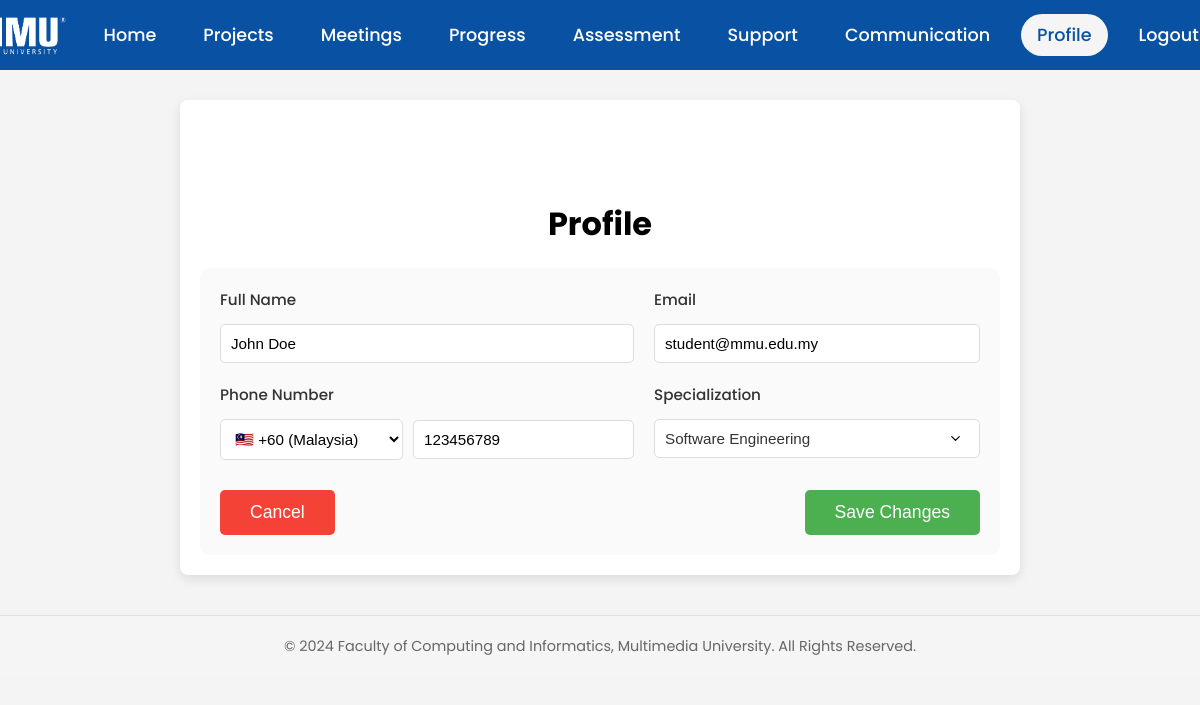
/pages/profile/profile-page.php (signed in), run on the app's committed database.
### pages/profile/profile-page.php (the view, shortened to what this page needs)
<?php
require_once '../../components/navbar.php';
$conn = OpenCon();
$user_id = $_SESSION['user_id'];
$stmt = $conn->prepare("SELECT full_name, email, role, country_code, phone_number FROM users WHERE user_id = ?");
$stmt->bind_param("i", $user_id);
$stmt->execute();
$result = $stmt->get_result();
$user_data = $result->fetch_assoc();
if ($user_data['role'] === 'student') {
    $stmt = $conn->prepare("SELECT matric_number as student_id, course as specialization FROM students WHERE student_id = ?");
    $stmt->bind_param("i", $user_id);
    $stmt->execute();
    $result = $stmt->get_result();
    if ($student_data = $result->fetch_assoc()) {
        $user_data = array_merge($user_data, $student_data);
    }
}
?>
<!DOCTYPE html>
<html lang="en">
<head>
    <link rel="stylesheet" href="../../index.css">
    <link rel="stylesheet" href="./profile-page.css">
    <link href="https://cdnjs.cloudflare.com/ajax/libs/font-awesome/6.0.0/css/all.min.css" rel="stylesheet">
</head>
<body>
<?php echo getNavbar('profile'); ?>
    <div class="section content-section" id="profile">
        <h2>Profile</h2>
        <div class="profile-container">
            <form class="profile-form">
                <div class="form-grid">
                    <div class="form-group">
                        <label for="fullName">Full Name</label>
                        <input type="text" id="fullName" name="full_name" value="<?php echo htmlspecialchars($user_data['full_name']); ?>">
                    </div>
                    <div class="form-group">
                        <label for="email">Email</label>
                        <input type="email" id="email" name="email" value="<?php echo htmlspecialchars($user_data['email']); ?>">
                    </div>
                    <div class="form-group">
                        <label for="phone">Phone Number</label>
                        <div class="phone-input-group">
                            <select name="country_code" id="country_code">
                                <option value="+60" <?php echo ($user_data['country_code'] === '+60') ? 'selected' : ''; ?>>🇲🇾 +60 (Malaysia)</option>
                            </select>
                            <input type="text" name="phone_number" id="phone" value="<?php echo htmlspecialchars($user_data['phone_number'] ?? ''); ?>" pattern="^\d+$" title="Enter only digits">
                        </div>
                    </div>
                    <div class="form-group">
                        <label for="specialization">Specialization</label>
                        <select name="specialization" id="specialization" <?php echo $user_data['role'] !== 'student' ? 'disabled' : ''; ?>>
                            <option value="SE" <?php echo ($user_data['specialization'] ?? '') === 'SE' ? 'selected' : ''; ?>>Software Engineering</option>
                        </select>
                    </div>
                </div>
                <div class="form-actions">
                    <button type="button" class="cancel-btn" onclick="resetForm()">Cancel</button>
                    <button type="button" class="save-btn" onclick="updateProfile()">Save Changes</button>
                </div>
            </form>
        </div>
    </div>
    <footer>
        <p>&copy; 2024 Faculty of Computing and Informatics, Multimedia University. All Rights Reserved.</p>
    </footer>
</body>
</html>

### index.css (style rules this page uses)
body { font-family: 'Poppins', sans-serif; margin: 0; padding: 0; min-height: 100vh; background-color: #F7F9FC; }
.content-section { padding-top: 80px; }
#profile.content-section { padding-top: 80px; }
footer { text-align: center; padding: 20px; margin-top: 40px; background-color: #f5f5f5; border-top: 1px solid #e0e0e0; }
footer p { margin: 0; color: #666; font-size: 0.9rem; }

### pages/profile/profile-page.css (style rules this page uses)
body { font-family: 'Poppins', sans-serif; margin: 0; padding: 0; background-color: #f4f4f4; color: black; }
h2 { font-size: 2em; margin: 20px 0; text-align: center; }
.section { max-width: 800px; margin: 20px auto; margin-top: 100px; padding: 20px; background-color: #fff; border-radius: 8px; box-shadow: 0px 4px 12px rgba(0, 0, 0, 0.1); }
.profile-container { width: 100%; }
.profile-form { max-width: 800px; margin: 0 auto; padding: 20px; background-color: #fafafa; border-radius: 10px; }
.form-grid { display: grid; grid-template-columns: 1fr 1fr; gap: 20px; }
.form-group { display: flex; flex-direction: column; }
.form-group label { font-size: 1em; margin-bottom: 5px; }
.form-group input { padding: 10px; font-size: 1em; border: 1px solid #ddd; border-radius: 5px; background-color: #fff; }
.form-actions { display: flex; justify-content: space-between; margin-top: 30px; }
.cancel-btn, .save-btn { padding: 12px 30px; font-size: 1.1em; border: none; border-radius: 5px; cursor: pointer; }
.cancel-btn { background-color: #f44336; color: white; }
.save-btn { background-color: #4CAF50; color: white; }
.profile-container { display: flex; flex-direction: column; justify-content: flex-start; align-items: center; gap: 20px; }
footer { text-align: center; padding: 20px; margin-top: 40px; background-color: #f5f5f5; border-top: 1px solid #e0e0e0; }
footer p { margin: 0; color: #666; font-size: 0.9rem; }
.phone-input-group { display: flex; gap: 10px; align-items: center; }
.phone-input-group select { padding: 10px; border: 1px solid #ddd; border-radius: 5px; background-color: white; min-width: 180px; cursor: pointer; font-size: 0.9em; }
.phone-input-group input { flex: 1; min-width: 0; }
select[name="specialization"] { width: 100%; padding: 10px; font-size: 1em; border: 1px solid #ddd; border-radius: 5px; background-color: white; cursor: pointer; color: #333; appearance: none; -webkit-appearance: none; -moz-appearance: none; background-repeat: no-repeat; background-position: right 1rem center; background-size: 1em; }
select[name="specialization"] option { color: #333; padding: 10px; }
.form-group { display: flex; flex-direction: column; gap: 8px; }
.form-group label { font-size: 0.95em; color: #333; font-weight: 500; }
.form-group input, .form-group select { padding: 10px; border: 1px solid #ddd; border-radius: 5px; font-size: 0.95em; transition: border-color 0.3s ease; }

### data on the page
users: full_name "John Doe", email "student@mmu.edu.my", country_code "🇲🇾 +60 (Malaysia)", phone_number "123456789", specialization "Software Engineering"
